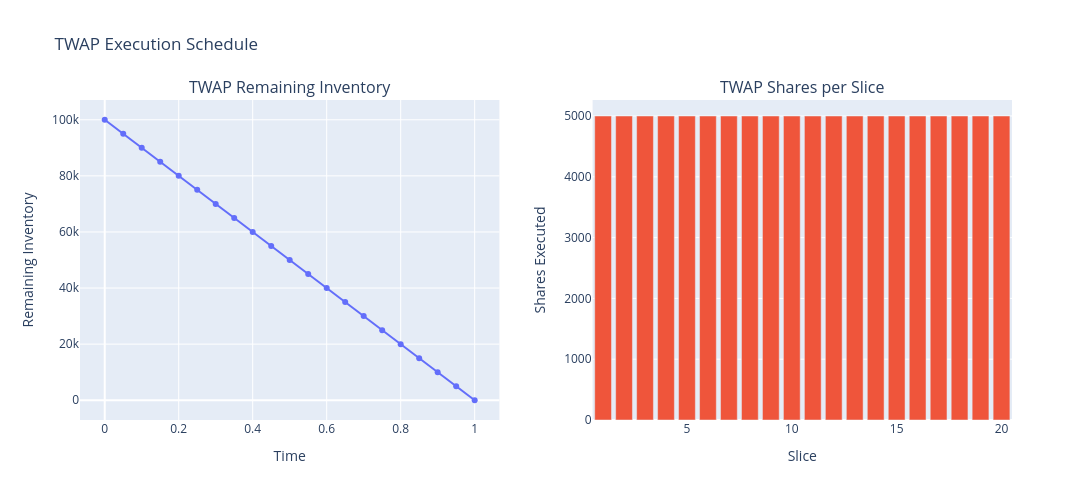

Notebook code for this chart:
### Markdown cell above
## <b> 1  TWAP Schedule </b>

### Code cell
# Taste it 
twap_result = twap_schedule(Q, T, N)

print("TWAP shares per slice:")
print(twap_result["shares_per_slice"])

print("\nTWAP inventory path:")
print(twap_result["inventory_path"])
#  micro-check 
print(np.isclose(twap_result["inventory_path"][-1], 0))
print(np.isclose(twap_result["shares_per_slice"].sum(), Q))
# plot it 
fig = make_subplots(
    rows=1, cols=2,
    subplot_titles=(
        "TWAP Remaining Inventory",
        "TWAP Shares per Slice"
    )
)

# --- Left: Inventory Path ---
fig.add_trace(
    go.Scatter(
        x=twap_result["t_points"],
        y=twap_result["inventory_path"],
        mode="lines+markers",
        name="TWAP Inventory",
        hovertemplate="Time: %{x:.2f}<br>Inventory: %{y:,.0f}<extra></extra>"
    ),
    row=1, col=1
)

# --- Right: Shares per Slice ---
fig.add_trace(
    go.Bar(
        x=np.arange(1, N + 1),
        y=twap_result["shares_per_slice"],
        name="TWAP Shares",
        hovertemplate="Slice: %{x}<br>Shares: %{y:,.0f}<extra></extra>"
    ),
    row=1, col=2
)

# Axis labels
fig.update_xaxes(title_text="Time", row=1, col=1)
fig.update_yaxes(title_text="Remaining Inventory", row=1, col=1)

fig.update_xaxes(title_text="Slice", row=1, col=2)
fig.update_yaxes(title_text="Shares Executed", row=1, col=2)

# Layout
fig.update_layout(
    title="TWAP Execution Schedule",
    height=500,
    width=1100,
    showlegend=False
)

fig.show()
fig.write_image("../results/plots/twap_inventory.png")

### Figure 1 — Plotly figure (JSON) as saved in the notebook; plotly's stock layout.template omitted (floating-point values rounded to 4 significant figures)
{"data": [{"hovertemplate": "Time: %{x:.2f}<br>Inventory: %{y:,.0f}<extra></extra>", "mode": "lines+markers", "name": "TWAP Inventory", "type": "scatter", "x": [0.0, 0.05, 0.1, 0.15, 0.2, 0.25, 0.3, 0.35, 0.4, 0.45, 0.5, 0.55, 0.6, 0.65, 0.7, 0.75, 0.8, 0.85, 0.9, 0.95, 1.0], "xaxis": "x", "y": [100000.0, 95000.0, 90000.0, 85000.0, 80000.0, 75000.0, 70000.0, 65000.0, 60000.0, 55000.0, 50000.0, 45000.0, 40000.0, 35000.0, 30000.0, 25000.0, 20000.0, 15000.0, 10000.0, 5000.0, 0.0], "yaxis": "y"}, {"hovertemplate": "Slice: %{x}<br>Shares: %{y:,.0f}<extra></extra>", "name": "TWAP Shares", "type": "bar", "x": [1, 2, 3, 4, 5, 6, 7, 8, 9, 10, 11, 12, 13, 14, 15, 16, 17, 18, 19, 20], "xaxis": "x2", "y": [5000.0, 5000.0, 5000.0, 5000.0, 5000.0, 5000.0, 5000.0, 5000.0, 5000.0, 5000.0, 5000.0, 5000.0, 5000.0, 5000.0, 5000.0, 5000.0, 5000.0, 5000.0, 5000.0, 5000.0], "yaxis": "y2"}], "layout": {"annotations": [{"font": {"size": 16}, "showarrow": false, "text": "TWAP Remaining Inventory", "x": 0.225, "xanchor": "center", "xref": "paper", "y": 1, "yanchor": "bottom", "yref": "paper"}, {"font": {"size": 16}, "showarrow": false, "text": "TWAP Shares per Slice", "x": 0.775, "xanchor": "center", "xref": "paper", "y": 1, "yanchor": "bottom", "yref": "paper"}], "height": 500, "showlegend": false, "title": {"text": "TWAP Execution Schedule"}, "width": 1100, "xaxis": {"anchor": "y", "domain": [0, 0.45], "title": {"text": "Time"}}, "xaxis2": {"anchor": "y2", "domain": [0.55, 1], "title": {"text": "Slice"}}, "yaxis": {"anchor": "x", "domain": [0, 1], "title": {"text": "Remaining Inventory"}}, "yaxis2": {"anchor": "x2", "domain": [0, 1], "title": {"text": "Shares Executed"}}}}
